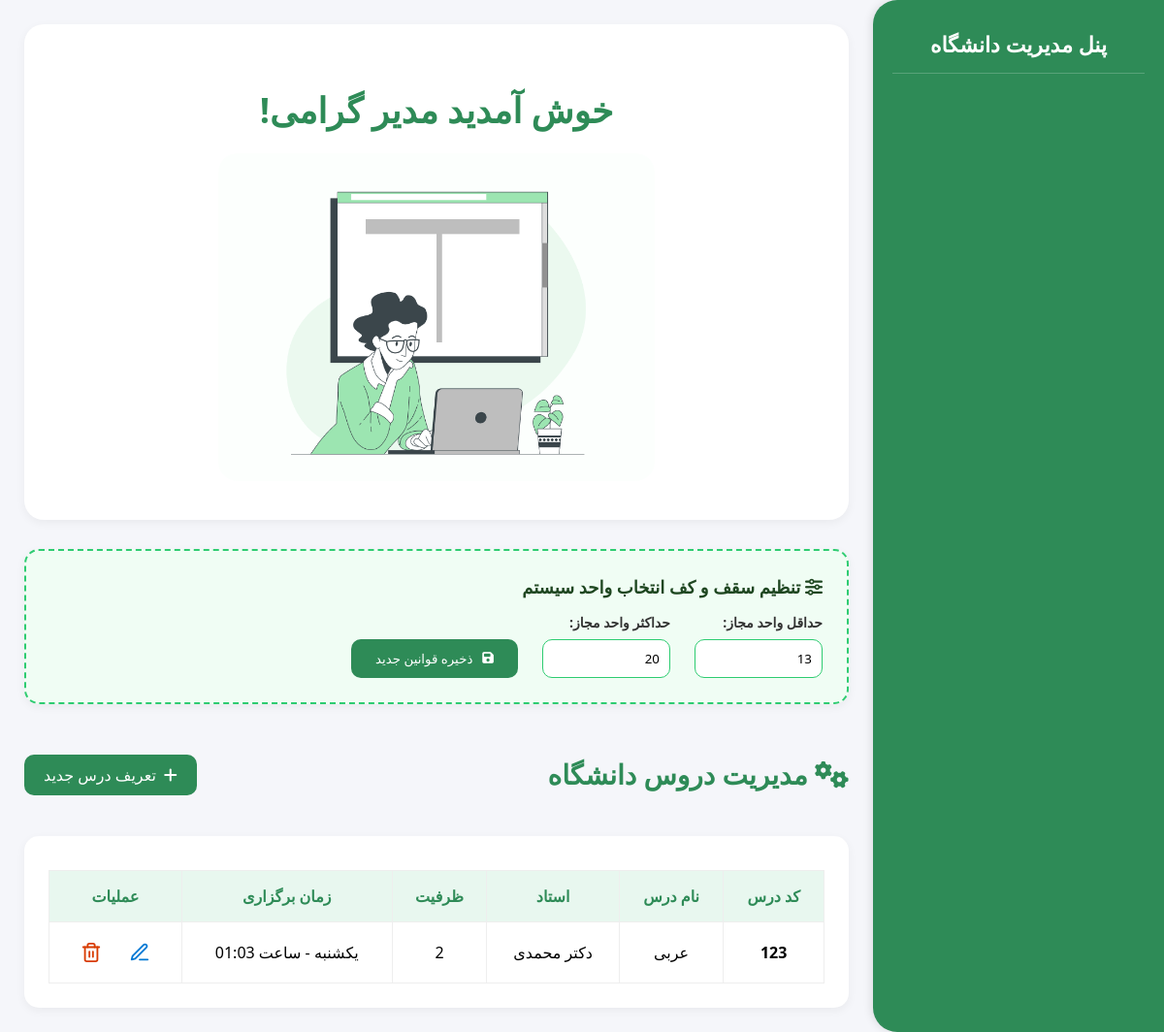
Page /courses/manage/ on the earlier database version.
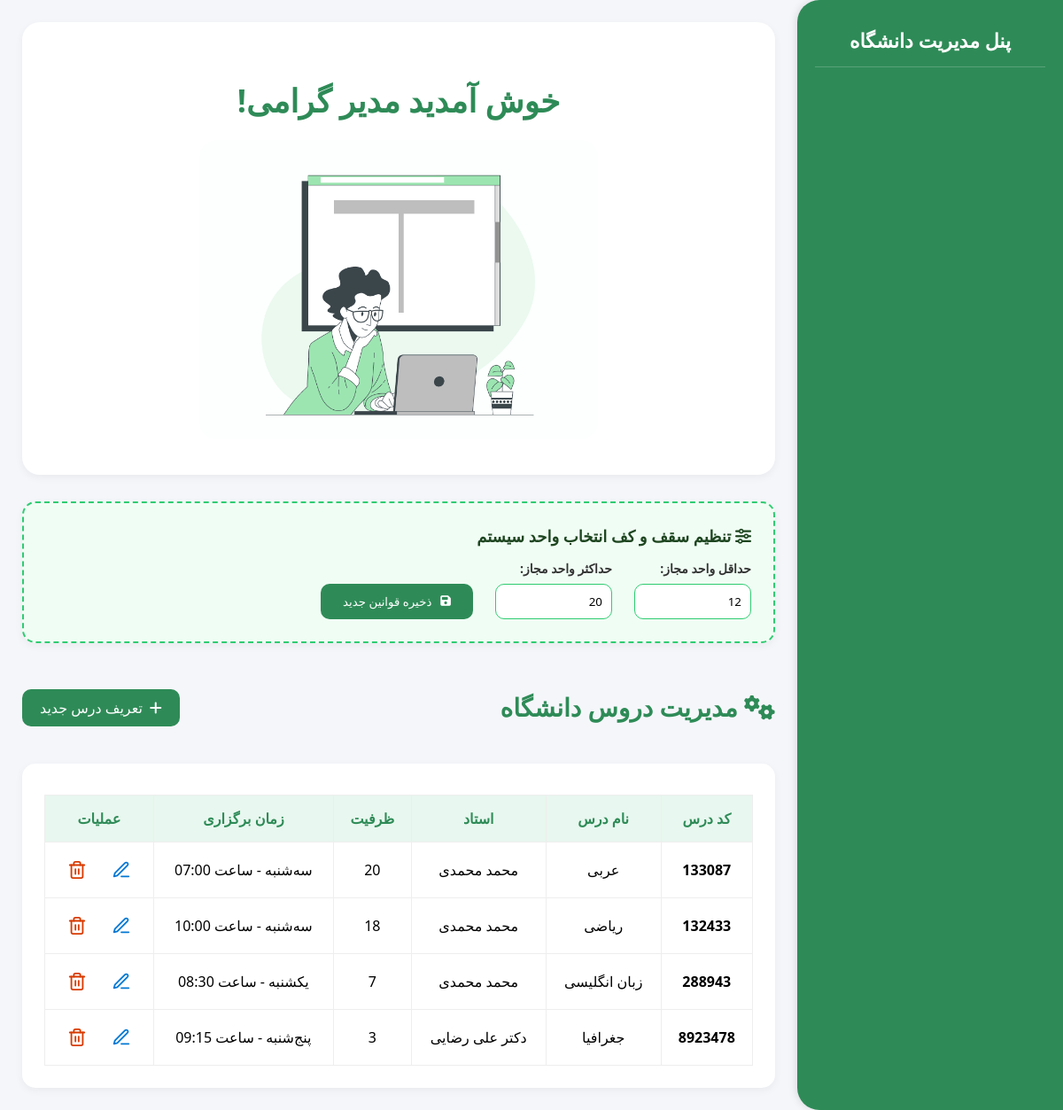
Same page on the later database version.
### apps/courses/models.py (models this page shows, shortened)
class SystemSetting(models.Model):
    min_units = models.PositiveIntegerField(default=12, verbose_name="حداقل واحد")
    max_units = models.PositiveIntegerField(default=20, verbose_name="حداکثر واحد")
    class Meta:
        verbose_name = "تنظیمات سیستم"
        verbose_name_plural = "تنظیمات سیستم"

class Course(models.Model):
    DAYS_OF_WEEK = [
        ('1', 'شنبه'),
        ('2', 'یکشنبه'),
        ('3', 'دوشنبه'),
        ('4', 'سه‌شنبه'),
        ('5', 'چهارشنبه'),
        ('6', 'پنج‌شنبه'),
        ('7', 'جمعه'),
    ]
    name = models.CharField(max_length=100, verbose_name="نام درس")
    code = models.CharField(max_length=20, unique=True, verbose_name="کد درس")
    capacity = models.IntegerField(verbose_name="ظرفیت")
    professor = models.ForeignKey(
        User,
        on_delete=models.CASCADE,
        limit_choices_to={'is_professor': True},
        verbose_name="استاد"
    )
    day = models.CharField(
        max_length=1,
        choices=DAYS_OF_WEEK,
        default='1',
        verbose_name="روز برگزاری"
    )
    start_time = models.TimeField(verbose_name="زمان شروع")
    end_time = models.TimeField(verbose_name="زمان پایان")
    location = models.CharField(max_length=100, verbose_name="مکان برگزاری")
    prerequisites = models.ManyToManyField(
        'self',
        symmetrical=False,
        blank=True,
        verbose_name="پیش‌نیازها"
    )
    class Meta:
        verbose_name = "درس"
        verbose_name_plural = "دروس"

### apps/accounts/models.py (models this page shows, shortened)
class User(AbstractUser):
    first_name = models.CharField(max_length=150, verbose_name="نام")
    last_name = models.CharField(max_length=150, verbose_name="نام خانوادگی")
    student_id = models.CharField(max_length=20, unique=True, null=True, blank=True, verbose_name="کد دانشجویی")
    professor_id = models.CharField(max_length=20, unique=True, null=True, blank=True, verbose_name="کد استادی")
    is_student = models.BooleanField(default=False, verbose_name="دانشجو")
    is_professor = models.BooleanField(default=False, verbose_name="استاد")
    def get_full_name(self):
        return f"{self.first_name} {self.last_name}"

### apps/courses/views.py (the view, shortened to what this page needs)
# urls.py: path('manage/', views.course_list_admin, name='manage_list'),
def course_list_admin(request):
    courses = Course.objects.all()
    settings, created = SystemSetting.objects.get_or_create(id=1)
    return render(request, 'courses/manage_courses.html', {'courses': courses, 'settings': settings})

### templates/courses/manage_courses.html (shortened to what this page needs)
{% extends 'base.html' %}
{% block content %}
<div id="homePage" style="width: 100%; background: white; display: flex; flex-direction: column; align-items: center; justify-content: center; padding: 40px 0; border-radius: 20px; box-shadow: 0 3px 10px rgba(0,0,0,0.05); margin-bottom: 30px;">
    <h1 style="color: #2E8B57; font-size: 36px; font-weight: bold; margin-bottom: 20px;">خوش آمدید مدیر گرامی!</h1>
    <img src="/media/images/admin.png" class="home-image" style="width: 450px; border-radius: 20px; opacity: 0.9;" alt="Admin Dashboard">
</div>
<div class="card-container" style="background: #f0fdf4; padding: 25px; border-radius: 15px; margin-bottom: 30px; border: 2px dashed #2ecc71;">
    <h3 style="margin-top: 0; color: #1e4620; font-size: 18px; margin-bottom: 15px;">
        <i class="fa-solid fa-sliders"></i> تنظیم سقف و کف انتخاب واحد سیستم
    </h3>
    <form method="post" style="display: flex; align-items: flex-end; gap: 25px; flex-wrap: wrap;">
        <div style="display: flex; flex-direction: column; gap: 8px;">
            <label style="font-size: 14px; font-weight: bold; color: #333;">حداقل واحد مجاز:</label>
            <input type="number" name="min_units" value="{{ settings.min_units }}" required
                   style="width: 110px; padding: 10px; border-radius: 10px; border: 1px solid #2ecc71; font-family: inherit;">
        </div>
        <div style="display: flex; flex-direction: column; gap: 8px;">
            <label style="font-size: 14px; font-weight: bold; color: #333;">حداکثر واحد مجاز:</label>
            <input type="number" name="max_units" value="{{ settings.max_units }}" required
                   style="width: 110px; padding: 10px; border-radius: 10px; border: 1px solid #2ecc71; font-family: inherit;">
        </div>
        <button type="submit" class="btn-action btn-green" style="padding: 11px 25px; cursor: pointer; border: none; font-family: inherit; display: flex; align-items: center; gap: 10px;">
            <i class="fa-solid fa-save"></i> ذخیره قوانین جدید
        </button>
    </form>
</div>
<div style="display: flex; justify-content: space-between; align-items: center; margin-bottom: 20px;">
    <h2><i class="fa-solid fa-gears"></i> مدیریت دروس دانشگاه</h2>
    <a href="{% url 'courses:create' %}" class="btn-action btn-green" style="text-decoration: none; display: flex; align-items: center; gap: 8px;">
        <i class="fa-solid fa-plus"></i> تعریف درس جدید
    </a>
</div>
<div class="card-container">
    <table>
        <thead>
            <tr>
                <th>کد درس</th>
                <th>نام درس</th>
                <th>استاد</th>
                <th>ظرفیت</th>
                <th>زمان برگزاری</th>
                <th>عملیات</th>
            </tr>
        </thead>
        <tbody>
            {% for course in courses %}
            <tr>
                <td><strong>{{ course.code }}</strong></td>
                <td>{{ course.name }}</td>
                <td>{{ course.professor.get_full_name }}</td>
                <td>{{ course.capacity }}</td>
                <td>{{ course.get_day_display }} - ساعت {{ course.start_time|time:"H:i" }}</td>
                <td>
                    <div style="display: flex; gap: 18px; justify-content: center; align-items: center;">
                        <a href="{% url 'courses:edit' course.id %}" class="action-icon edit-link" title="ویرایش">
                            <svg xmlns="http://www.w3.org/2000/svg" width="22" height="22" viewBox="0 0 24 24" fill="none" stroke="#0078d4" stroke-width="2" stroke-linecap="round" stroke-linejoin="round">
                                <path d="M12 20h9"></path>
                                <path d="M16.5 3.5a2.121 2.121 0 0 1 3 3L7 19l-4 1 1-4L16.5 3.5z"></path>
                            </svg>
                        </a>
                        <form action="{% url 'courses:delete' course.id %}" method="post" style="margin:0;">
                            <button type="submit" class="action-icon delete-btn" onclick="return confirm('آیا از حذف درس «{{ course.name }}» مطمئن هستید؟')" title="حذف">
                            </button>
                        </form>
                    </div>
                </td>
            </tr>
            {% empty %}
            <tr>
                <td colspan="6" style="padding: 20px; color: #888; text-align: center;">هنوز درسی در سیستم تعریف نشده است.</td>
            </tr>
            {% endfor %}
        </tbody>
    </table>
</div>
{% endblock %}

### templates/base.html (shortened to what this page needs)
{% load static %}
<!DOCTYPE html>
<html lang="fa" dir="rtl">
<head>
    <link rel="stylesheet" href="https://cdnjs.cloudflare.com/ajax/libs/font-awesome/6.5.0/css/all.min.css">
</head>
<body>
    <div class="sidebar">
        <div class="sidebar-header">پنل مدیریت دانشگاه</div>
    </div>
    <div class="main">
        {% block content %}{% endblock %}
    </div>
</body>
</html>

### templates/base.html (style rules this page uses)
body { margin: 0; font-family: 'Segoe UI', Tahoma, sans-serif; height: 100vh; display: flex; background-color: #f5f6fa; overflow: hidden; }
.sidebar { width: 260px; background: #2E8B57; padding: 30px 20px; display: flex; flex-direction: column; gap: 15px; box-shadow: -2px 0 8px rgba(0,0,0,0.1); border-top-left-radius: 25px; border-bottom-left-radius: 25px; z-index: 100; }
.sidebar-header { color: white; font-size: 22px; font-weight: bold; text-align: center; margin-bottom: 25px; padding-bottom: 15px; border-bottom: 1px solid rgba(255,255,255,0.2); }
.main { flex: 1; padding: 25px; overflow-y: auto; text-align: right; }
h2 { color: #2E8B57; font-size: 28px; margin-bottom: 25px; }
.card-container { background: white; padding: 25px; border-radius: 15px; box-shadow: 0 3px 10px rgba(0,0,0,0.05); }
table { border-collapse: collapse; width: 100%; margin-top: 10px; }
table th, table td { border: 1px solid #eee; padding: 15px; text-align: center; }
table th { background: #e8f7ef; color: #2E8B57; font-weight: bold; }
.btn-action { padding: 10px 20px; border-radius: 10px; border: none; cursor: pointer; color: white; text-decoration: none; display: inline-flex; align-items: center; gap: 8px; font-family: inherit; transition: 0.2s; }
.btn-green { background: #2E8B57; }

### templates/courses/manage_courses.html (style rules this page uses)
.action-icon { transition: all 0.2s ease-in-out; display: flex; align-items: center; justify-content: center; padding: 5px; border-radius: 8px; }
.delete-btn { background: none; border: none; cursor: pointer; }

Differences in the rows shown:
changed SystemSetting: min_units "13" → "12"
changed Course "عربی": code "123" → "133087"; professor.get_full_name "دکتر محمدی" → "محمد محمدی"; capacity "2" → "20"; day "یکشنبه" → "سه‌شنبه"; start_time "01:03" → "07:00"
added Course: code "132433", name "ریاضی", professor.get_full_name "محمد محمدی", capacity "18", day "سه‌شنبه", start_time "10:00"
added Course: code "288943", name "زبان انگلیسی", professor.get_full_name "محمد محمدی", capacity "7", day "یکشنبه", start_time "08:30"
added Course: code "8923478", name "جغرافیا", professor.get_full_name "دکتر علی رضایی", capacity "3", day "پنج‌شنبه", start_time "09:15"
